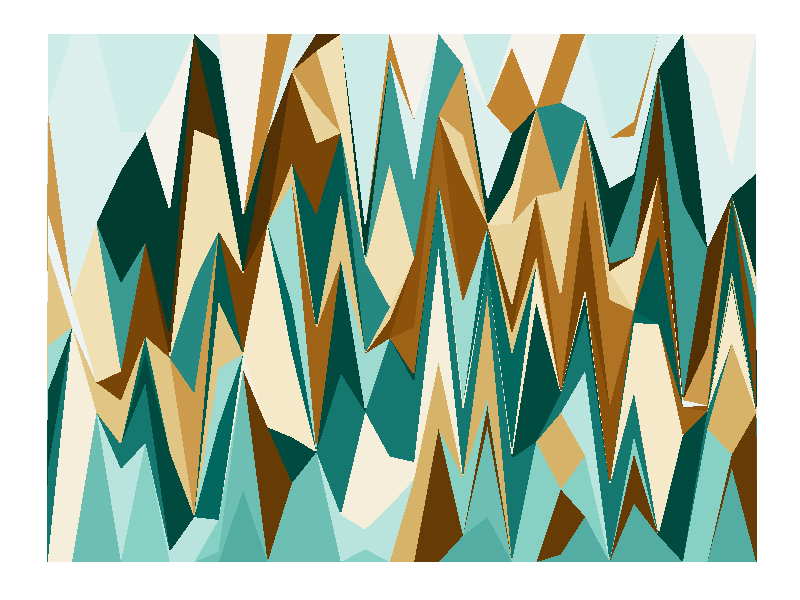

The R source for this figure:
## ---- chunk 1
knitr::opts_chunk$set(echo = TRUE)
## ---- chunk 2
library(tidyverse)
library(RColorBrewer)
library(here)


set.seed(2020)

ngroup=30
names <- paste("G_",seq(1,ngroup),sep="")
DAT <- data.frame()

for(i in seq(1:30)){
    data=data.frame( matrix(0, ngroup , 3))
    data[,1]=i
    data[,2]=sample(names, nrow(data))
    data[,3]=prop.table(sample( c(rep(0,100),c(1:ngroup)) ,nrow(data)))
    DAT <-  rbind(DAT,data)
    }
colnames(DAT) <- c("Year","Group","Value")
DAT <- DAT[order( DAT$Year, DAT$Group) , ]


pal <-  brewer.pal(11, "BrBG") 
pal <-  colorRampPalette(pal)(ngroup)
pal <-  pal[sample(c(1:length(pal)) , size=length(pal) ) ]

art <- DAT %>% 
  ggplot(aes(x=Year, y=Value, fill=Group )) + 
    geom_area(alpha=1  )+
    theme_bw() +
    #scale_fill_brewer(colour="red", breaks=rev(levels(DAT$Group)))+
    scale_fill_manual(values = pal)+
     theme(
        text = element_blank(),
        line = element_blank(),
        title = element_blank(),
        legend.position="none",
        panel.border = element_blank(),
        panel.background = element_blank())

ggsave(here("2020", "Mountain.png"), width = 10, height = 8, units = "cm")
